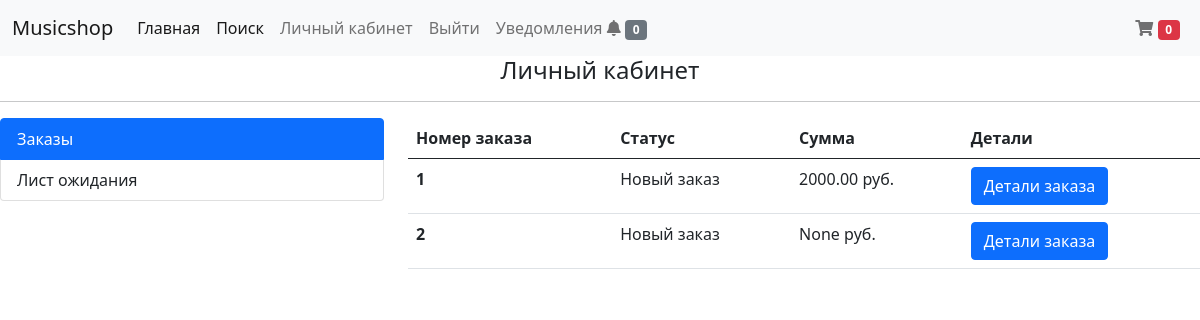
The app's page /account/ (signed in) with its own data.
### application/musicshop/models.py (models this page shows, shortened)
class Cart(models.Model):
    owner = models.ForeignKey('Customer', null=True, blank=True, verbose_name='Покупатель', on_delete=models.CASCADE)
    products = models.ManyToManyField(
        CartProduct, blank=True, related_name='related_cart', verbose_name='Продукты для корзины'
    )
    total_products = models.IntegerField(default=0, verbose_name='Общее кол-во товара')
    final_price = models.DecimalField(max_digits=9, decimal_places=2, verbose_name='Общая цена', null=True, blank=True)
    in_order = models.BooleanField(default=False)
    session_key = models.CharField(max_length=1024, verbose_name='Ключ сессии', null=True, blank=True)
    class Meta:
        verbose_name = 'Корзина'
        verbose_name_plural = 'Корзины'

class Order(models.Model):
    STATUS_NEW = 'new'
    STATUS_IN_PROGRESS = 'in_progress'
    STATUS_READY = 'is_ready'
    STATUS_COMPLETED = 'completed'
    BUYING_TYPE_SELF = 'self'
    BUYING_TYPE_DELIVERY = 'delivery'
    STATUS_CHOICES = (
        (STATUS_NEW, 'Новый заказ'),
        (STATUS_IN_PROGRESS, "Заказ в обработке"),
        (STATUS_READY, 'Заказ готов'),
        (STATUS_COMPLETED, 'Заказ отдан')
    )
    BUYING_TYPE_CHOICES = (
        (BUYING_TYPE_SELF, 'Самовывоз'),
        (BUYING_TYPE_DELIVERY, 'Доставка')
    )
    customer = models.ForeignKey('Customer', verbose_name='Покупатель', related_name='orders', on_delete=models.CASCADE)
    first_name = models.CharField(max_length=255, verbose_name='Имя')
    last_name = models.CharField(max_length=255, verbose_name='Фамилия')
    phone = models.CharField(max_length=20, verbose_name='Телефон')
    cart = models.ForeignKey(Cart, verbose_name='Корзина', null=True, blank=True, on_delete=models.CASCADE)
    address = models.CharField(max_length=1024, verbose_name='Адрес', null=True, blank=True)
    status = models.CharField(max_length=100, verbose_name='Статус заказа', choices=STATUS_CHOICES, default=STATUS_NEW)
    buying_type = models.CharField(max_length=100, verbose_name='Тип заказа', choices=BUYING_TYPE_CHOICES)
    comment = models.TextField(verbose_name='Комментарий к заказу', null=True, blank=True)
    created_at = models.DateField(verbose_name='Дата создания заказа', auto_now=True)
    order_date = models.DateField(verbose_name='Дата получения заказа', default=timezone.now)
    class Meta:
        verbose_name = 'Заказ'
        verbose_name_plural = 'Заказы'

### application/musicshop/views.py (the view)
# urls.py: path('account/', AccountView.as_view(), name='account'),
class AccountView(CartMixin, NotificationsMixins, views.View):
    def get(self, request, *args, **kwargs):
        customer = Customer.objects.get(user=request.user)
        context = {
            'customer': customer,
            'cart': self.cart,
            'notifications': self.notifications(request.user)
        }
        return render(request, 'account.html', context)

### application/musicshop/mixins.py (called while the page is built, shortened)
    @staticmethod
    def notifications(user):
        if user.is_authenticated:
            return Notification.objects.all(user.customer)
        return Notification.objects.none()

    def dispatch(self, request, *args, **kwargs):
        cart = None
        if request.user.is_authenticated and not request.user.is_superuser:
            customer = Customer.objects.filter(user=request.user).first()
            if not customer:
                customer = Customer.objects.create(
                    user=request.user
                )
            cart = Cart.objects.filter(owner=customer, in_order=False).first()
            if not cart:
                cart = Cart.objects.create(owner=customer)
            self.cart = cart
        else:
            if not request.session.get('cart_id'):
                cart = Cart.objects.create(
                    session_key=uuid.uuid4()
                )
                request.session['cart_id'] = cart.id
                self.cart = cart
        return super().dispatch(request, *args, **kwargs)

### application/musicshop/models.py (called while the page is built)
    def get_absolute_url(self):
        return reverse('artist_detail', kwargs={'artist_slug': self.slug})

    def get_queryset(self):
        return super().get_queryset()

    def get_absolute_url(self):
        return reverse('album_detail', kwargs={'artist_slug': self.artist.slug, 'album_slug': self.slug})

    def get_queryset(self):
        return super().get_queryset()

    def all(self, recipient):
        return self.get_queryset().filter(
            recipient=recipient,
            read=False
        )

### application/musicshop/templates/account.html (shortened to what this page needs)
{% extends 'base.html' %}
{% block content %}
    <h4 class="text-center">Личный кабинет</h4>
    <hr>
        <div class="row">
          <div class="col-4">
            <div class="list-group" id="list-tab" role="tablist">
              <a class="list-group-item list-group-item-action active" id="list-orders-list" data-bs-toggle="list" href="#list-orders" role="tab" aria-controls="list-orders">Заказы</a>
              <a class="list-group-item list-group-item-action" id="list-wishlist-list" data-bs-toggle="list" href="#list-wishlist" role="tab" aria-controls="list-wishlist">Лист ожидания</a>
            </div>
          </div>
          <div class="col-8">
            <div class="tab-content" id="nav-tabContent">
              <div class="tab-pane fade show active" id="list-orders" role="tabpanel" aria-labelledby="list-orders-list">
                  <table class="table">
                      <thead>
                            <tr>
                                <th scope="col">Номер заказа</th>
                                <th scope="col">Статус</th>
                                <th scope="col">Сумма</th>
                                <th scope="col">Детали</th>
                            </tr>
                      </thead>
                    <tbody>
                        {% for order in customer.orders.all %}
                            <tr>
                                <th scope="row">{{ order.id }}</th>
                                <td>{{ order.get_status_display }}</td>
                                <td>{{ order.cart.final_price }} руб.</td>
                                <td><button type="button" class="btn btn-primary" data-bs-toggle="modal"
                                data-bs-target="#orderDetails-{{ order.id }}">Детали заказа</button></td>
                            </tr>
                        {% endfor %}
                    </tbody>
                  </table>
              </div>
            </div>
          </div>
        </div>
{% endblock content %}

### application/musicshop/templates/base.html (shortened to what this page needs)
<!DOCTYPE html>
<html lang="en">
<head>
    <link rel="stylesheet" href="https://pro.fontawesome.com/releases/v5.10.0/css/all.css"/>
    <link href="https://cdn.jsdelivr.net/npm/bootstrap@5.0.2/dist/css/bootstrap.min.css" rel="stylesheet">
    <link rel="stylesheet" href="https://pro.fontawesome.com/releases/v5.10.0/css/all.css"/>
</head>
<body>
<nav class="navbar navbar-expand-lg navbar-light bg-light">
  <div class="container-fluid">
    <a class="navbar-brand" href="{% url 'base' %}">Musicshop</a>
    <div class="collapse navbar-collapse" id="navbarSupportedContent">
      <ul class="navbar-nav me-auto mb-2 mb-lg-0">
        <li class="nav-item">
          <a class="nav-link active" aria-current="page" href="{% url 'base' %}">Главная</a>
        </li>
        <li class="nav-item">
          <a class="nav-link active" aria-current="page" href="{% url 'search' %}">Поиск</a>
        </li>
          {% if not request.user.is_authenticated %}
          <li class="nav-item">
            <a class="nav-link" href="{% url 'login' %}">Авторизация</a>
          </li>
            <li class="nav-item">
            <a class="nav-link" href="{% url 'registration' %}">Регистрация</a>
          </li>
          {% else %}
            <li class="nav-item">
            <a class="nav-link" href="{% url 'account' %}">Личный кабинет</a>
          </li>
            <li class="nav-item">
            <a class="nav-link" href="{% url 'logout' %}">Выйти</a>
          </li>
              <li class="nav-item dropdown">
                <a class="nav-link drowdown-toggle" href="#" id="navbarDropdown" role="button" data-bs-toggle="dropdown"
                   aria-expanded="false">
                    Уведомления <i class="fas fa-bell"></i>
                    <span class="badge bg-{% if notifications.count %}danger{% else %}secondary{% endif %}">
                        {{ notifications.count }}
                    </span>
                </a>
              </li>
          {% endif %}
      </ul>
        {% if request.user.is_authenticated %}
        <ul class="navbar-nav">
            <li class="nav-item"><a href="{% url 'cart' %}" class="nav-link"><i class="fas fa-shopping-cart"></i> <span class="badge bg-danger">{{ cart.products.count }}</span></a></li>
        </ul>
        {% endif %}
    </div>
  </div>
</nav>
{% block content %}{% endblock content %}
</body>
</html>

### records on screen
Order: id "1", status "Новый заказ", cart.final_price "2000.00"
Order: id "2", status "Новый заказ", cart.final_price "None"

### other values on screen
{{ notifications.count }} "0"
